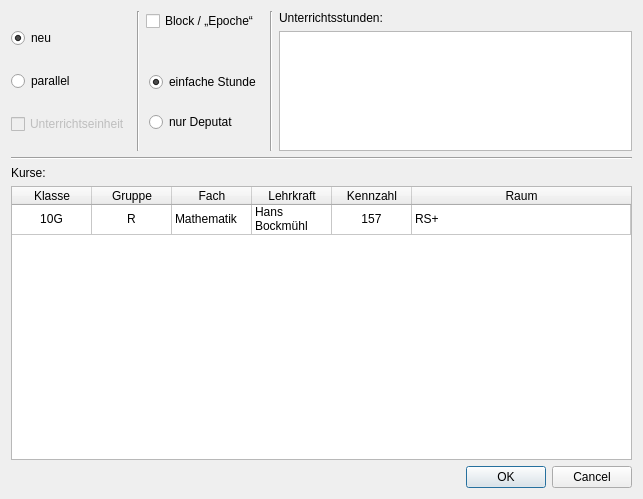
<?xml version="1.0" encoding="UTF-8"?>
<ui version="4.0">
 <class>Dialog</class>
 <widget class="QDialog" name="Dialog">
  <property name="geometry">
   <rect>
    <x>0</x>
    <y>0</y>
    <width>643</width>
    <height>499</height>
   </rect>
  </property>
  <property name="windowTitle">
   <string>Kurseinheit</string>
  </property>
  <layout class="QVBoxLayout" name="verticalLayout_6" stretch="0,1,0">
   <item>
    <layout class="QHBoxLayout" name="horizontalLayout_3" stretch="0,0,1">
     <item>
      <layout class="QVBoxLayout" name="verticalLayout_5">
       <item>
        <layout class="QHBoxLayout" name="horizontalLayout_2">
         <item>
          <layout class="QVBoxLayout" name="verticalLayout_4">
           <item>
            <widget class="QRadioButton" name="rb_new">
             <property name="toolTip">
              <string>&lt;html&gt;&lt;head/&gt;&lt;body&gt;&lt;p&gt;Ein neuer „Kurseinheit“ soll angelegt werden. Das bedeutet entweder eine neue Unterrichtsstunde oder eine Deputatsangabe ohne Unterrichtsstunden.&lt;/p&gt;&lt;p&gt;Die Stunde kann Teil eines Blocks sein (einer Zeit, in der mehrere Kurse entweder parallel oder nacheinander im Laufe des Jahres stattfinden).&lt;/p&gt;&lt;p&gt;Für jeden Kurs darf nur einmal eine Einheit der jeweiligen Sorte (einfache Stunde, Blockstunde oder Deputatsstunden ohne Unterricht) angelegt werden. Weitere Unterrichtsstunden können dann mit der „+“-Schaltfläche hinzugefügt werden.&lt;/p&gt;&lt;/body&gt;&lt;/html&gt;</string>
             </property>
             <property name="text">
              <string>neu</string>
             </property>
             <property name="checked">
              <bool>true</bool>
             </property>
             <attribute name="buttonGroup">
              <string notr="true">choose_group</string>
             </attribute>
            </widget>
           </item>
           <item>
            <widget class="QRadioButton" name="rb_add2block">
             <property name="toolTip">
              <string>&lt;html&gt;&lt;head/&gt;&lt;body&gt;&lt;p&gt;Der „Kurs“ soll zu einem schon existierenden Block oder Fach hinzugefügt werden.&lt;/p&gt;&lt;p&gt;Zwischen zeitbegrenzten Blöcken („Epochen“) und parallelen, durchlaufenden Unterrichtsstunden wird hier nicht differenziert.&lt;/p&gt;&lt;/body&gt;&lt;/html&gt;</string>
             </property>
             <property name="text">
              <string>parallel</string>
             </property>
             <attribute name="buttonGroup">
              <string notr="true">choose_group</string>
             </attribute>
            </widget>
           </item>
           <item>
            <widget class="QCheckBox" name="cb_unit">
             <property name="enabled">
              <bool>false</bool>
             </property>
             <property name="toolTip">
              <string>&lt;html&gt;&lt;head/&gt;&lt;body&gt;&lt;p&gt;Wenn dieses Kontrollkästchen gesetzt ist, sind die betroffenen Kurse zusammengelegt.&lt;/p&gt;&lt;p&gt;So kann man angeben, dass eine Lehrkraft zwei Gruppen zusammen unterrichtet oder zwei Lehrkräfte zusammen unterrichten (Team-Teaching). &lt;/p&gt;&lt;/body&gt;&lt;/html&gt;</string>
             </property>
             <property name="text">
              <string>Unterrichtseinheit</string>
             </property>
            </widget>
           </item>
          </layout>
         </item>
         <item>
          <widget class="Line" name="line_3">
           <property name="orientation">
            <enum>Qt::Vertical</enum>
           </property>
          </widget>
         </item>
         <item>
          <layout class="QVBoxLayout" name="verticalLayout_8">
           <property name="leftMargin">
            <number>0</number>
           </property>
           <property name="rightMargin">
            <number>0</number>
           </property>
           <item>
            <widget class="QCheckBox" name="cb_block">
             <property name="toolTip">
              <string>&lt;html&gt;&lt;head/&gt;&lt;body&gt;&lt;p&gt;„Block“ bedeutet hier, dass Unterrichtseinheiten entweder parallel (zur gleichen Zeit) oder nacheinander im Laufe des Jahres („Epochenunterricht“) stattfinden.&lt;/p&gt;&lt;p&gt;Zwischen zeitbegrenzten Blöcken („Epochen“) und parallelen, durchlaufenden Unterrichtsstunden wird hier nicht differenziert.&lt;/p&gt;&lt;/body&gt;&lt;/html&gt;</string>
             </property>
             <property name="text">
              <string>Block / „Epoche“</string>
             </property>
            </widget>
           </item>
           <item>
            <spacer name="verticalSpacer">
             <property name="orientation">
              <enum>Qt::Vertical</enum>
             </property>
             <property name="sizeHint" stdset="0">
              <size>
               <width>20</width>
               <height>0</height>
              </size>
             </property>
            </spacer>
           </item>
           <item>
            <widget class="QStackedWidget" name="blockstack">
             <property name="currentIndex">
              <number>0</number>
             </property>
             <widget class="QWidget" name="page_noblock">
              <layout class="QVBoxLayout" name="verticalLayout_7">
               <property name="leftMargin">
                <number>3</number>
               </property>
               <property name="topMargin">
                <number>3</number>
               </property>
               <property name="rightMargin">
                <number>3</number>
               </property>
               <property name="bottomMargin">
                <number>3</number>
               </property>
               <item>
                <widget class="QRadioButton" name="rb_simple">
                 <property name="text">
                  <string>einfache Stunde</string>
                 </property>
                 <property name="checked">
                  <bool>true</bool>
                 </property>
                </widget>
               </item>
               <item>
                <widget class="QRadioButton" name="rb_payonly">
                 <property name="text">
                  <string>nur Deputat</string>
                 </property>
                </widget>
               </item>
              </layout>
             </widget>
             <widget class="QWidget" name="page_block">
              <layout class="QVBoxLayout" name="verticalLayout_2">
               <property name="leftMargin">
                <number>3</number>
               </property>
               <property name="topMargin">
                <number>3</number>
               </property>
               <property name="rightMargin">
                <number>3</number>
               </property>
               <property name="bottomMargin">
                <number>3</number>
               </property>
               <item>
                <widget class="QLabel" name="label">
                 <property name="text">
                  <string>Blockfach:</string>
                 </property>
                </widget>
               </item>
               <item>
                <widget class="QComboBox" name="block_subject"/>
               </item>
               <item>
                <widget class="QLabel" name="label_2">
                 <property name="text">
                  <string>Block-Kennzeichen:</string>
                 </property>
                </widget>
               </item>
               <item>
                <widget class="QComboBox" name="BLOCK_TAG">
                 <property name="editable">
                  <bool>true</bool>
                 </property>
                 <property name="insertPolicy">
                  <enum>QComboBox::NoInsert</enum>
                 </property>
                </widget>
               </item>
              </layout>
             </widget>
            </widget>
           </item>
          </layout>
         </item>
        </layout>
       </item>
      </layout>
     </item>
     <item>
      <widget class="Line" name="line_2">
       <property name="orientation">
        <enum>Qt::Vertical</enum>
       </property>
      </widget>
     </item>
     <item>
      <layout class="QVBoxLayout" name="verticalLayout">
       <item>
        <widget class="QLabel" name="label_5">
         <property name="text">
          <string>Unterrichtsstunden:</string>
         </property>
        </widget>
       </item>
       <item>
        <widget class="QListWidget" name="list_lessons">
         <property name="sizePolicy">
          <sizepolicy hsizetype="Expanding" vsizetype="Fixed">
           <horstretch>0</horstretch>
           <verstretch>0</verstretch>
          </sizepolicy>
         </property>
         <property name="maximumSize">
          <size>
           <width>16777215</width>
           <height>120</height>
          </size>
         </property>
        </widget>
       </item>
      </layout>
     </item>
    </layout>
   </item>
   <item>
    <layout class="QVBoxLayout" name="verticalLayout_3">
     <item>
      <widget class="Line" name="line">
       <property name="orientation">
        <enum>Qt::Horizontal</enum>
       </property>
      </widget>
     </item>
     <item>
      <widget class="QLabel" name="label_3">
       <property name="text">
        <string>Kurse:</string>
       </property>
      </widget>
     </item>
     <item>
      <widget class="QTableWidget" name="table_courses">
       <property name="minimumSize">
        <size>
         <width>0</width>
         <height>200</height>
        </size>
       </property>
       <property name="editTriggers">
        <set>QAbstractItemView::NoEditTriggers</set>
       </property>
       <property name="alternatingRowColors">
        <bool>true</bool>
       </property>
       <property name="selectionMode">
        <enum>QAbstractItemView::SingleSelection</enum>
       </property>
       <property name="selectionBehavior">
        <enum>QAbstractItemView::SelectRows</enum>
       </property>
       <attribute name="horizontalHeaderCascadingSectionResizes">
        <bool>false</bool>
       </attribute>
       <attribute name="horizontalHeaderDefaultSectionSize">
        <number>80</number>
       </attribute>
       <attribute name="horizontalHeaderStretchLastSection">
        <bool>true</bool>
       </attribute>
       <attribute name="verticalHeaderVisible">
        <bool>false</bool>
       </attribute>
       <row>
        <property name="text">
         <string>New Row</string>
        </property>
       </row>
       <column>
        <property name="text">
         <string>Klasse</string>
        </property>
       </column>
       <column>
        <property name="text">
         <string>Gruppe</string>
        </property>
       </column>
       <column>
        <property name="text">
         <string>Fach</string>
        </property>
       </column>
       <column>
        <property name="text">
         <string>Lehrkraft</string>
        </property>
       </column>
       <column>
        <property name="text">
         <string>Kennzahl</string>
        </property>
       </column>
       <column>
        <property name="text">
         <string>Raum</string>
        </property>
       </column>
       <item row="0" column="0">
        <property name="text">
         <string>10G</string>
        </property>
        <property name="textAlignment">
         <set>AlignCenter</set>
        </property>
       </item>
       <item row="0" column="1">
        <property name="text">
         <string>R</string>
        </property>
        <property name="textAlignment">
         <set>AlignCenter</set>
        </property>
       </item>
       <item row="0" column="2">
        <property name="text">
         <string>Mathematik</string>
        </property>
       </item>
       <item row="0" column="3">
        <property name="text">
         <string>Hans Bockmühl</string>
        </property>
       </item>
       <item row="0" column="4">
        <property name="text">
         <string>157</string>
        </property>
        <property name="textAlignment">
         <set>AlignCenter</set>
        </property>
       </item>
       <item row="0" column="5">
        <property name="text">
         <string>RS+</string>
        </property>
       </item>
      </widget>
     </item>
    </layout>
   </item>
   <item>
    <widget class="QDialogButtonBox" name="buttonBox">
     <property name="orientation">
      <enum>Qt::Horizontal</enum>
     </property>
     <property name="standardButtons">
      <set>QDialogButtonBox::Cancel|QDialogButtonBox::Ok</set>
     </property>
    </widget>
   </item>
  </layout>
 </widget>
 <resources/>
 <connections>
  <connection>
   <sender>buttonBox</sender>
   <signal>accepted()</signal>
   <receiver>Dialog</receiver>
   <slot>accept()</slot>
   <hints>
    <hint type="sourcelabel">
     <x>264</x>
     <y>482</y>
    </hint>
    <hint type="destinationlabel">
     <x>157</x>
     <y>274</y>
    </hint>
   </hints>
  </connection>
  <connection>
   <sender>buttonBox</sender>
   <signal>rejected()</signal>
   <receiver>Dialog</receiver>
   <slot>reject()</slot>
   <hints>
    <hint type="sourcelabel">
     <x>332</x>
     <y>482</y>
    </hint>
    <hint type="destinationlabel">
     <x>286</x>
     <y>274</y>
    </hint>
   </hints>
  </connection>
  <connection>
   <sender>rb_add2block</sender>
   <signal>toggled(bool)</signal>
   <receiver>cb_unit</receiver>
   <slot>setEnabled(bool)</slot>
   <hints>
    <hint type="sourcelabel">
     <x>83</x>
     <y>105</y>
    </hint>
    <hint type="destinationlabel">
     <x>88</x>
     <y>152</y>
    </hint>
   </hints>
  </connection>
 </connections>
 <buttongroups>
  <buttongroup name="choose_group"/>
 </buttongroups>
</ui>
